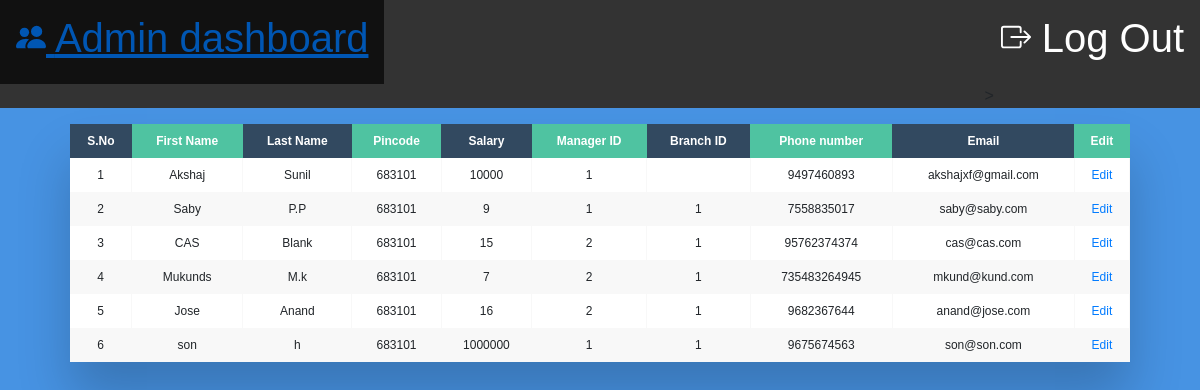
Screenshot of /emp_edit.php with the database file from the repository.
### tables this page shows
CREATE TABLE `employee` (
  `Employee_id` int(11) NOT NULL,
  `Aadhar_no` bigint(20) DEFAULT NULL,
  `Salary` int(11) NOT NULL,
  `Manager_id` int(11) DEFAULT NULL,
  `Branch_id` int(11) DEFAULT NULL
);

CREATE TABLE `customer` (
  `Aadhar_no` bigint(20) NOT NULL,
  `Fname` varchar(255) NOT NULL,
  `Lname` varchar(255) NOT NULL,
  `Pincode` int(11) DEFAULT NULL,
  `Phone_no` bigint(20) NOT NULL,
  `Email_id` varchar(255) NOT NULL,
  `Account_no` int(11) DEFAULT NULL,
  `Employee_id` int(11) DEFAULT NULL
);

### emp_edit.php (the view, shortened to what this page needs)
<?php
$host="localhost";
$user="root";
$pass="";
$database="bank";
$connection=mysqli_connect($host,$user,$pass,$database);
?>
<!DOCTYPE html>
<html lang="en">
<head>
    <link rel="stylesheet" type="text/css" href="style.css" />
    <link rel="stylesheet" href="https://maxcdn.bootstrapcdn.com/bootstrap/4.0.0/css/bootstrap.min.css">
    <link rel="stylesheet" href="./styles/table.css">
</head>
<body>
<ul>
  <li><a href="admin_create.php"><h1> Admin dashboard</h1></a></li>
  <li style="float:right"><a class="active" href="logout.php"> <h1> Log Out</h1></a>></li>
</ul>
<div class="table-wrapper">
<table width="100%" border="1" style="border-collapse:collapse;" class="fl-table">
<thead>
<tr>
<th><strong>S.No</strong></th>
<th><strong>First Name</strong></th>
<th><strong>Last Name</strong></th>
<th><strong>Pincode</strong></th>
<th><strong>Salary</strong></th>
<th><strong>Manager ID</strong></th>
<th><strong>Branch ID</strong></th>
<th><strong>Phone number</strong></th>
<th><strong>Email</strong></th>
<th><strong>Edit</strong></th>
</tr>
</thead>
<tbody>
<?php
$count=1;
$sel_query="SELECT * FROM employee INNER JOIN customer ON employee.Aadhar_no=customer.Aadhar_no;";
$result = mysqli_query($connection,$sel_query);
while($row = mysqli_fetch_assoc($result)) { ?>
<tr><td ><?php echo $count; ?></td>
<td ><?php echo $row['Fname']; ?></td>
<td ><?php echo $row['Lname']; ?></td>
<td ><?php echo $row['Pincode']; ?></td>
<td ><?php echo $row['Salary']; ?></td>
<td ><?php echo $row['Manager_id']; ?></td>
<td ><?php echo $row['Branch_id']; ?></td>
<td ><?php echo $row['Phone_no']; ?></td>
<td ><?php echo $row['Email_id']; ?></td>
<td >
<a href="emp_edits.php?id=<?php echo $row["Aadhar_no"]; ?>">Edit</a>
</td>
</tr>
<?php $count++; } ?>
</tbody>
</table>
</div>
</body>
</html>

### style.css (style rules this page uses)
html, body, div, span, applet, object, iframe, h1, h2, h3, h4, h5, h6, p, blockquote, pre, a, abbr, acronym, address, big, cite, code, del, dfn, em, font, img, ins, kbd, q, s, samp, small, strike, strong, sub, sup, tt, var, b, u, i, center, dl, dt, dd, ol, ul, li, fieldset, form, label, legend, table, caption, tbody, tfoot, thead, tr, th, td { margin: 0; padding: 0; border: 0; outline: 0; font-size: 100%; vertical-align: baseline; background: transparent; }
body { background: #DCDDDF url(https://cssdeck.com/uploads/media/items/7/7AF2Qzt.png); color: #000; font: 14px Arial; margin: 0 auto; padding: 0; position: relative; }
h1 { font-size:28px; }
h1,h2,h3,h4,h5,h6 { color:#563D64; }
b, strong { font-weight:bold; }
a { text-decoration: none; }
ul { list-style-type: none; margin: 0; padding: 0; overflow: hidden; background-color: #333; }
li { float: left; }
li a { display: block; color: white; text-align: center; padding: 14px 16px; text-decoration: none; }

### styles/table.css (style rules this page uses)
* { box-sizing: border-box; -webkit-box-sizing: border-box; -moz-box-sizing: border-box; }
body { font-family: Helvetica; -webkit-font-smoothing: antialiased; background: rgba( 71, 147, 227, 1); }
.table-wrapper { margin: 10px 70px 70px; box-shadow: 0px 35px 50px rgba( 0, 0, 0, 0.2 ); }
.fl-table { border-radius: 5px; font-size: 12px; font-weight: normal; border: none; border-collapse: collapse; width: 100%; max-width: 100%; white-space: nowrap; background-color: white; }
.fl-table td, .fl-table th { text-align: center; padding: 8px; }
.fl-table td { border-right: 1px solid #f8f8f8; font-size: 12px; }
.fl-table thead th { color: #ffffff; background: #4FC3A1; }
.fl-table thead th:nth-child(odd) { color: #ffffff; background: #324960; }
.fl-table tr:nth-child(even) { background: #F8F8F8; }

### rows the page displays
employee: Aadhar_no.Fname "Akshaj", Aadhar_no.Lname "Sunil", Aadhar_no.Pincode "683101", Salary "10000", Manager "1", Aadhar_no.Phone_no "9497460893", Aadhar_no.Email_id "akshajxf@gmail.com"
employee: Aadhar_no.Fname "Saby", Aadhar_no.Lname "P.P", Aadhar_no.Pincode "683101", Salary "9", Manager "1", Branch "1", Aadhar_no.Phone_no "7558835017", Aadhar_no.Email_id "saby@saby.com"
employee: Aadhar_no.Fname "CAS", Aadhar_no.Lname "Blank", Aadhar_no.Pincode "683101", Salary "15", Manager "2", Branch "1", Aadhar_no.Phone_no "95762374374", Aadhar_no.Email_id "cas@cas.com"
employee: Aadhar_no.Fname "Mukunds", Aadhar_no.Lname "M.k", Aadhar_no.Pincode "683101", Salary "7", Manager "2", Branch "1", Aadhar_no.Phone_no "735483264945", Aadhar_no.Email_id "mkund@kund.com"
employee: Aadhar_no.Fname "Jose", Aadhar_no.Lname "Anand", Aadhar_no.Pincode "683101", Salary "16", Manager "2", Branch "1", Aadhar_no.Phone_no "9682367644", Aadhar_no.Email_id "anand@jose.com"
employee: Aadhar_no.Fname "son", Aadhar_no.Lname "h", Aadhar_no.Pincode "683101", Salary "1000000", Manager "1", Branch "1", Aadhar_no.Phone_no "9675674563", Aadhar_no.Email_id "son@son.com"
